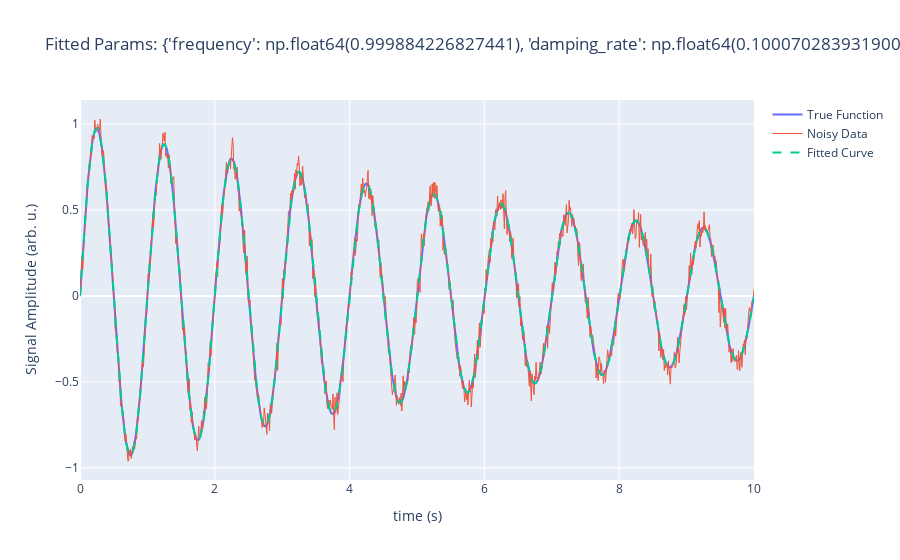

Notebook source saved alongside this figure:
### Code cell
import numpy as np
import numpy.typing as npt
import plotly.graph_objects as go
from scipy.optimize import curve_fit
from fit_error_dampened_sine_wave.math_functions import damp_sine_wave

# 1. Generate clean data
x_samp: npt.NDArray[np.float64] = np.linspace(0, 10, 1000)
true_params = dict(frequency=1.0, damping_rate=0.1, phase=0.0)
y_clean: npt.NDArray[np.float64] = damp_sine_wave(x_samp, **true_params)

# 2. Add noise
rng = np.random.default_rng(seed=42)
noise: npt.NDArray[np.float64] = rng.normal(scale=0.05, size=x_samp.shape)
y_noisy = y_clean + noise


# 3. Define a wrapper for curve_fit
def wrapper(
    x: npt.NDArray[np.float64], frequency: float, damping_rate: float, phase: float
) -> npt.NDArray[np.float64]:
    return damp_sine_wave(
        x, frequency=frequency, damping_rate=damping_rate, phase=phase
    )


# 4. Fit data with perturbed initial guess
initial_guess = [0.8, 0.6, 0.2]  # intentionally inaccurate
popt, pcov = curve_fit(wrapper, x_samp, y_noisy, p0=initial_guess)
fitted_params = dict(zip(["frequency", "damping_rate", "phase"], popt))

# 5. Visualize
fig = go.Figure().update_layout(width=900)

fig.add_trace(go.Scatter(name="True Function", mode="lines", x=x_samp, y=y_clean))
fig.add_trace(
    go.Scatter(name="Noisy Data", mode="lines", x=x_samp, y=y_noisy, line=dict(width=1))
)
fig.add_trace(
    go.Scatter(
        name="Fitted Curve",
        mode="lines",
        x=x_samp,
        y=wrapper(x_samp, *popt),
        line=dict(dash="dash"),
    )
)

fig.update_layout(
    xaxis_title="time (s)",
    yaxis_title="Signal Amplitude (arb. u.)",
    title=f"Fitted Params: {fitted_params}",
)
fig.show()

### Figure 1 — Plotly figure (JSON) as saved in the notebook; plotly's stock layout.template omitted (floating-point values rounded to 4 significant figures; data arrays with more than 128 entries replaced by an {"elided": "..."} marker saying what was removed)
{"data": [{"mode": "lines", "name": "True Function", "type": "scatter", "x": {"elided": "1000 float values"}, "y": {"elided": "1000 float values"}}, {"line": {"width": 1}, "mode": "lines", "name": "Noisy Data", "type": "scatter", "x": {"elided": "1000 float values"}, "y": {"elided": "1000 float values"}}, {"line": {"dash": "dash"}, "mode": "lines", "name": "Fitted Curve", "type": "scatter", "x": {"elided": "1000 float values"}, "y": {"elided": "1000 float values"}}], "layout": {"title": {"text": "Fitted Params: {'frequency': np.float64(0.999884226827441), 'damping_rate': np.float64(0.10007028393190001), 'phase': np.float64(-0.0020240342440919056)}"}, "width": 900, "xaxis": {"title": {"text": "time (s)"}}, "yaxis": {"title": {"text": "Signal Amplitude (arb. u.)"}}}}
